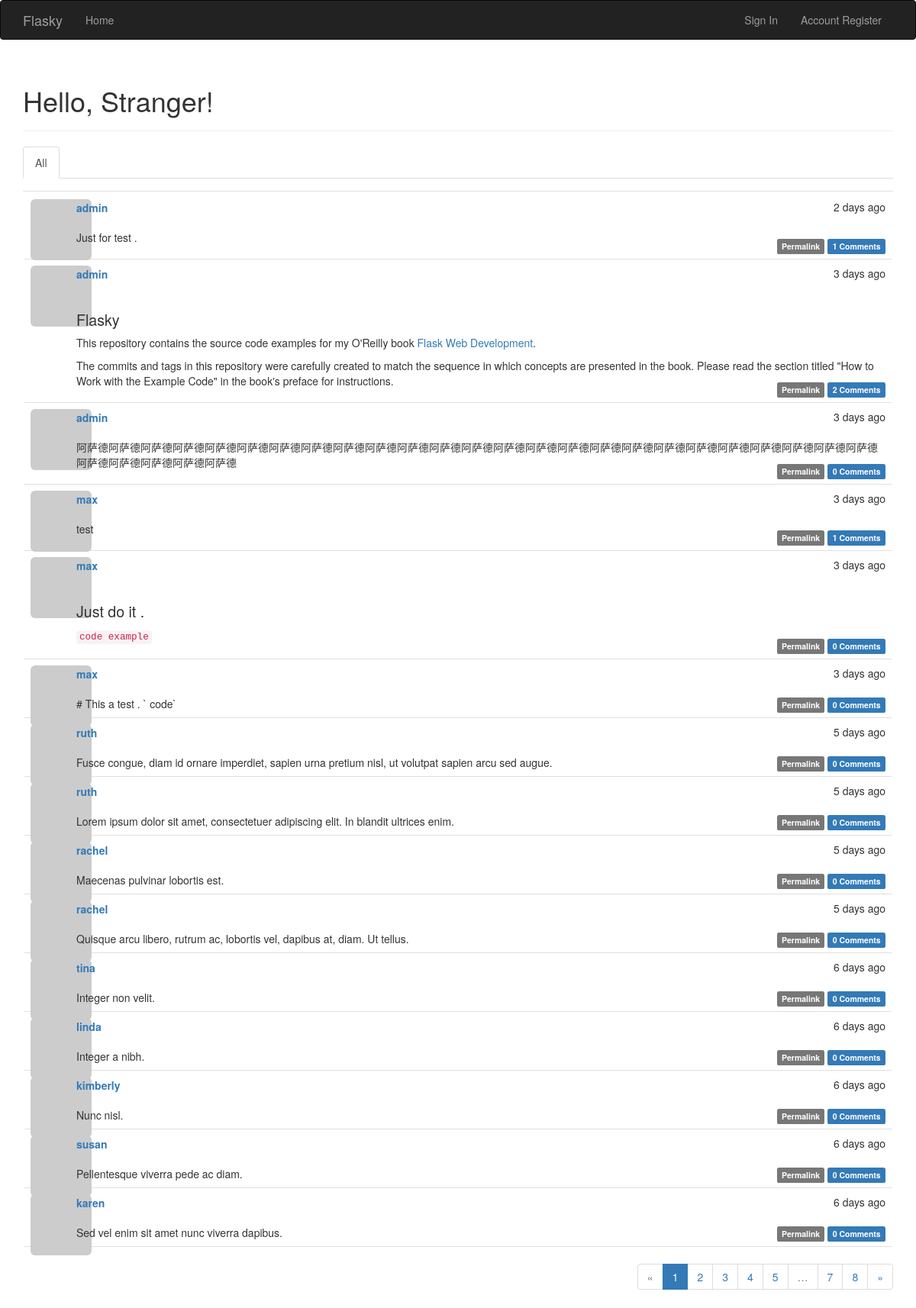
The page / on the database its author committed.
### app/models.py (models this page shows, shortened)
class Post(db.Model):
    __tablename__ = 'posts'
    id = db.Column(db.Integer, primary_key=True)
    body = db.Column(db.Text)
    timestamp = db.Column(db.DateTime, default=datetime.utcnow, index=True)
    author_id = db.Column(db.Integer, db.ForeignKey('users.id'))
    body_html = db.Column(db.Text)
    comments = db.relationship('Comment', backref='post', lazy='dynamic')

class User(UserMixin, db.Model):
    __tablename__ = 'users'
    id = db.Column(db.Integer, primary_key=True)
    email = db.Column(db.String(64), unique=True, index=True)
    username = db.Column(db.String(64), unique=True, index=True)
    role_id = db.Column(db.Integer, db.ForeignKey('roles.id'))
    password_hash = db.Column(db.String(128))
    confirmed = db.Column(db.Boolean, default=False)
    name = db.Column(db.String(64))
    location = db.Column(db.String(64))
    about_me = db.Column(db.Text())
    member_since = db.Column(db.DateTime, default=datetime.utcnow)
    last_seen = db.Column(db.DateTime, default=datetime.utcnow)
    avatar_hash = db.Column(db.String(32))
    posts = db.relationship('Post', backref='author', lazy='dynamic')
    followed = db.relationship('Follow', foreign_keys=[Follow.follower_id],
                               backref=db.backref('follower', lazy='joined'),
                               lazy='dynamic', cascade='all, delete-orphan')
    followers = db.relationship('Follow', foreign_keys=[Follow.followed_id],
                                backref=db.backref('followed', lazy='joined'),
                                lazy='dynamic', cascade='all, delete-orphan')
    comments = db.relationship('Comment', backref='author', lazy='dynamic')
    def gravatar(self, size=100, default='identicon', rating='g'):
        if request.is_secure:
            url = 'http://en.gravatar.com/avatar/'
        else:
            url = 'http://en.gravatar.com/avatar/'
        hash = self.avatar_hash or hashlib.md5(self.email.encode('utf-8')).hexdigest()
        return '{url}/{hash}?s={size}&d={default}&r={rating}'.format(
            url=url, hash=hash, size=size, default=default, rating=rating)
    @property
    def password(self):
        raise AttributeError('password is not a readable attribute')

### app/main/views.py (the view)
@main.route('/', methods=['POST', 'GET'])
def index():
    form = PostForm()
    if current_user.can(Permission.WRITE_ARTICLES) and form.validate_on_submit():
        post = Post(body=form.body.data, author=current_user._get_current_object())
        db.session.add(post)
        return redirect(url_for('main.index'))
    show_followed = False
    page = request.args.get('page', 1, type=int)
    if current_user.is_authenticated:
        show_followed = bool(request.cookies.get('show_followed', ''))
    if show_followed:
        query = current_user.followed_posts
    else:
        query = Post.query
    pagination = query.order_by(Post.timestamp.desc()).paginate(
        page, per_page=current_app.config['FLASKY_POSTS_PER_PAGE'],
        error_out=False)
    posts = pagination.items
    return render_template('index.html', form=form, posts=posts, pagination=pagination,
                           show_followed=show_followed)

### app/auth/views.py (called while the page is built)
@auth.before_app_request
def before_request():
    if current_user.is_authenticated:
        current_user.ping()
        if not current_user.confirmed and request.endpoint[:5] != 'auth.':
            return redirect(url_for('auth.unconfirmed'))

### app/main/__init__.py (called while the page is built)
@main.app_context_processor
def inject_permissions():
    return dict(Permission=Permission)

### app/models.py (called while the page is built)
    def can(self, permissions):
        return False

    def is_administrator(selfs):
        return False

### app/templates/index.html (shortened to what this page needs)
{% extends "base.html" %}
{% import "bootstrap/wtf.html" as wtf %}
{% import "_macros.html" as macros %}
{% block page_content %}
<div class="page-header">
    <h1>Hello, {% if current_user.is_authenticated %}{{ current_user.username }}{% else %}Stranger{% endif %}!</h1>
</div>
<div class="post-tabs">
    <ul class="nav nav-tabs">
        <li {% if not show_followed %} class="active"{% endif %}><a href="{{ url_for('.show_all') }}">All</a></li>
    </ul>
    {% include '_posts.html' %}
</div>
{% if pagination %}
<div class="pagination">
    {{ macros.pagination_widget(pagination, '.index') }}
</div>
{% endif %}
{% endblock %}

### app/templates/_posts.html (shortened to what this page needs)
<ul class="posts">
{% for post in posts %}
<li class="post">
<div class="profile-thumbnail">
<a href="{{ url_for('.user', username=post.author.username) }}">
<img class="img-rounded profile-thumbnail"
src="{{ post.author.gravatar(size=48) }}">
</a>
</div>
<div class="post-date">{{ moment(post.timestamp).fromNow() }}</div>
<div class="post-author">
<a href="{{ url_for('.user', username=post.author.username) }}">
{{ post.author.username }}
</a>
</div>
<div class="post-body">
    {% if post.body_html %}
        {{ post.body_html|safe }}
    {% else %}
        {{ post.body }}
    {% endif %}
</div>
<div class="post-footer">
    <a href="{{ url_for('main.post', id=post.id) }}">
        <span class="label label-default">Permalink</span>
    </a>
    <a href="{{ url_for('.post', id=post.id) }}#comments">
        <span class="label label-primary">
        {{ post.comments.count() }} Comments
        </span>
    </a>
</div>
</li>
{% endfor %}
</ul>

### app/static/styles.css (style rules this page uses)
.profile-thumbnail { position: absolute; }
ul.posts { list-style-type: none; padding: 2px; margin: 16px 0px 0px 0px; border-top: 1px solid #e0e0e0; }
ul.posts li.post { padding: 8px; border-bottom: 1px solid #e0e0e0; }
div.post-date { float: right; }
div.post-author { font-weight: bold; position:relative; left:60px; top: 1px; }
div.post-body { position:relative; left: 60px; top: 20px; margin-right : 60px }
div.post-footer { position:relative; text-align: right; }
div.pagination { width: 100%; text-align: right; padding: 0px; margin: 0px; }
.post-body h1 { font-size: 140%; }

### rows shown on the page
Post: timestamp "2 days ago", author.username "admin", body_html "Just for test .", comments.count "1"
Post: timestamp "3 days ago", author.username "admin", body_html "Flasky This repository contains the source code examples for my O'Reilly book Flask Web Development . The commits and tags in this repository were carefully created to match the sequence in which concepts are presented in the book. Please read the section titled \"How to Work with the Example Code\" in the book's preface for instructions.", comments.count "2"
Post: timestamp "3 days ago", author.username "admin", body_html "阿萨德阿萨德阿萨德阿萨德阿萨德阿萨德阿萨德阿萨德阿萨德阿萨德阿萨德阿萨德阿萨德阿萨德阿萨德阿萨德阿萨德阿萨德阿萨德阿萨德阿萨德阿萨德阿萨德阿萨德阿萨德阿萨德阿萨德阿萨德阿萨德阿萨德", comments.count "0"
Post: timestamp "3 days ago", author.username "max", body_html "test", comments.count "1"
Post: timestamp "3 days ago", author.username "max", body_html "Just do it . code example", comments.count "0"
Post: timestamp "3 days ago", author.username "max", body "# This a test . ` code`", comments.count "0"
Post: timestamp "5 days ago", author.username "ruth", body "Fusce congue, diam id ornare imperdiet, sapien urna pretium nisl, ut volutpat sapien arcu sed augue.", comments.count "0"
Post: timestamp "5 days ago", author.username "ruth", body "Lorem ipsum dolor sit amet, consectetuer adipiscing elit. In blandit ultrices enim.", comments.count "0"
Post: timestamp "5 days ago", author.username "rachel", body "Maecenas pulvinar lobortis est.", comments.count "0"
Post: timestamp "5 days ago", author.username "rachel", body "Quisque arcu libero, rutrum ac, lobortis vel, dapibus at, diam. Ut tellus.", comments.count "0"
Post: timestamp "6 days ago", author.username "tina", body "Integer non velit.", comments.count "0"
Post: timestamp "6 days ago", author.username "linda", body "Integer a nibh.", comments.count "0"
Post: timestamp "6 days ago", author.username "kimberly", body "Nunc nisl.", comments.count "0"
Post: timestamp "6 days ago", author.username "susan", body "Pellentesque viverra pede ac diam.", comments.count "0"
Post: timestamp "6 days ago", author.username "karen", body "Sed vel enim sit amet nunc viverra dapibus.", comments.count "0"

### other values the page prints
{{ p }} "1"
{{ p }} "2" "3" "4" "5" "7" "8"
